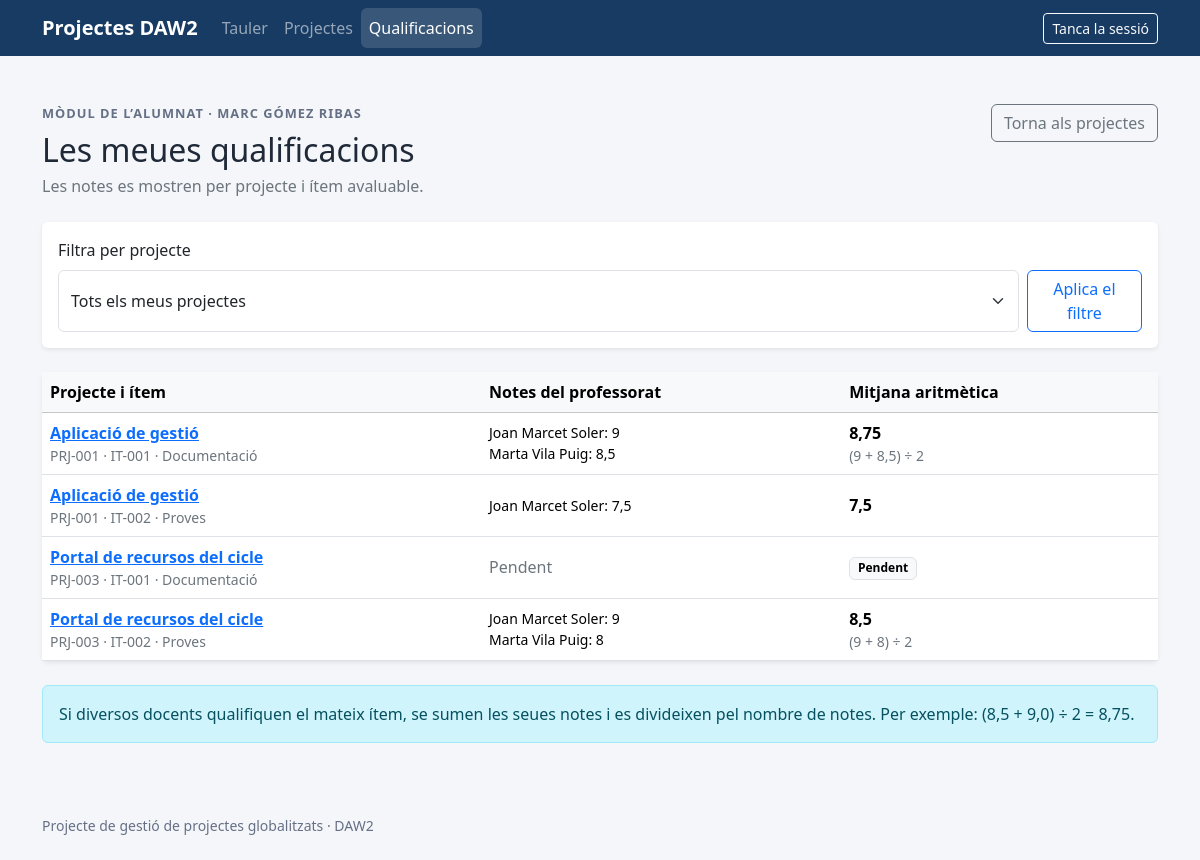
Screenshot of /?page=grades&role=student (signed in) with the database file from the repository.
### tables this page shows
CREATE TABLE IF NOT EXISTS users (
    id INT UNSIGNED AUTO_INCREMENT PRIMARY KEY,
    username VARCHAR(80) NOT NULL UNIQUE,
    full_name VARCHAR(150) NOT NULL,
    password_hash VARCHAR(255) NOT NULL,
    role ENUM('administrator', 'teacher', 'student') NOT NULL
);

CREATE TABLE IF NOT EXISTS projects (
    id INT UNSIGNED AUTO_INCREMENT PRIMARY KEY,
    code VARCHAR(50) NOT NULL UNIQUE,
    name VARCHAR(150) NOT NULL,
    description TEXT NOT NULL
);

CREATE TABLE IF NOT EXISTS evaluable_items (
    id INT UNSIGNED AUTO_INCREMENT PRIMARY KEY,
    code VARCHAR(50) NOT NULL UNIQUE,
    name VARCHAR(150) NOT NULL,
    description TEXT NOT NULL
);

CREATE TABLE IF NOT EXISTS grades (
    id INT UNSIGNED AUTO_INCREMENT PRIMARY KEY,
    project_id INT UNSIGNED NOT NULL,
    student_id INT UNSIGNED NOT NULL,
    evaluable_item_id INT UNSIGNED NOT NULL,
    teacher_id INT UNSIGNED NOT NULL,
    grade_value DECIMAL(10, 4) NOT NULL,
    CONSTRAINT uq_grade_per_teacher
        UNIQUE (project_id, student_id, evaluable_item_id, teacher_id),
    CONSTRAINT fk_grades_teacher_project
        FOREIGN KEY (teacher_id, project_id)
        REFERENCES teacher_projects (teacher_id, project_id)
        ON DELETE CASCADE,
    CONSTRAINT fk_grades_student_project
        FOREIGN KEY (student_id, project_id)
        REFERENCES student_projects (student_id, project_id)
        ON DELETE CASCADE,
    CONSTRAINT fk_grades_project_item
        FOREIGN KEY (project_id, evaluable_item_id)
        REFERENCES project_evaluable_items (project_id, evaluable_item_id)
        ON DELETE CASCADE
);

### app/Views/pages/student/grades.php (the view, shortened to what the rows shown need)
<?php
$escapeStudentValue = static fn (string|int $value): string => htmlspecialchars((string) $value, ENT_QUOTES, 'UTF-8');
$formatGrade = static function (string|int|float $value): string {
    $value = rtrim(rtrim((string) $value, '0'), '.');
    return str_replace('.', ',', $value);
};
?>
<section aria-labelledby="student-grades-title">
    <div class="d-flex flex-column flex-md-row justify-content-between align-items-md-start gap-3 mb-4">
        <div>
            <p class="eyebrow mb-2">Mòdul de l’alumnat · <?= $escapeStudentValue($studentData['student']['full_name']) ?></p>
            <h1 class="h2 mb-1" id="student-grades-title">Les meues qualificacions</h1>
            <p class="text-secondary mb-0">Les notes es mostren per projecte i ítem avaluable.</p>
        </div>
        <a class="btn btn-outline-secondary" href="/?page=projects&amp;role=student">Torna als projectes</a>
    </div>
    <form class="card border-0 shadow-sm mb-4" action="/" method="get">
        <div class="card-body">
            <label class="form-label" for="student-grade-project">Filtra per projecte</label>
            <div class="d-flex flex-column flex-sm-row gap-2">
                <select class="form-select" id="student-grade-project" name="project_id">
                    <option value="">Tots els meus projectes</option>
                </select>
                <button class="btn btn-outline-primary" type="submit">Aplica el filtre</button>
            </div>
        </div>
    </form>
    <div class="card border-0 shadow-sm"><div class="card-body p-0">
        <div class="table-responsive">
            <table class="table table-hover align-middle mb-0">
                <thead class="table-light"><tr><th scope="col">Projecte i ítem</th><th scope="col">Notes del professorat</th><th scope="col">Mitjana aritmètica</th></tr></thead>
                <tbody>
                    <?php if ($visibleStudentGradeRows === []): ?>
                        <tr><td class="p-4 text-secondary" colspan="3">No hi ha ítems o qualificacions per mostrar.</td></tr>
                    <?php else: ?>
                        <?php foreach ($visibleStudentGradeRows as $gradeRow): ?>
                            <tr>
                                <td>
                                    <a class="fw-semibold" href="/?page=project-details&amp;role=student&amp;project_id=<?= (int) $gradeRow['projectId'] ?>"><?= $escapeStudentValue($gradeRow['projectName']) ?></a>
                                    <span class="small text-secondary d-block"><?= $escapeStudentValue($gradeRow['projectCode'] . ' · ' . $gradeRow['itemCode'] . ' · ' . $gradeRow['itemName']) ?></span>
                                </td>
                                <td>
                                    <?php if ($gradeRow['teacherGrades'] === []): ?>
                                        <span class="text-secondary">Pendent</span>
                                    <?php else: ?>
                                        <ul class="list-unstyled small mb-0">
                                            <?php foreach ($gradeRow['teacherGrades'] as $teacherGrade): ?>
                                                <li><?= $escapeStudentValue($teacherGrade['name']) ?>: <?= $escapeStudentValue($formatGrade($teacherGrade['value'])) ?></li>
                                            <?php endforeach; ?>
                                        </ul>
                                    <?php endif; ?>
                                </td>
                                <td>
                                    <?php if ($gradeRow['average'] === null): ?>
                                        <span class="badge text-bg-light border">Pendent</span>
                                    <?php else: ?>
                                        <span class="fw-semibold"><?= $escapeStudentValue($formatGrade($gradeRow['average'])) ?></span>
                                        <?php if ($gradeRow['gradeCount'] > 1): ?>
                                            <?php $values = array_map($formatGrade, array_column($gradeRow['teacherGrades'], 'value')); ?>
                                            <span class="small text-secondary d-block">(<?= $escapeStudentValue(implode(' + ', $values)) ?>) ÷ <?= (int) $gradeRow['gradeCount'] ?></span>
                                        <?php endif; ?>
                                    <?php endif; ?>
                                </td>
                            </tr>
                        <?php endforeach; ?>
                    <?php endif; ?>
                </tbody>
            </table>
        </div>
    </div></div>
    <div class="alert alert-info mt-4 mb-0" role="note">
        Si diversos docents qualifiquen el mateix ítem, se sumen les seues notes i es divideixen pel nombre de notes. Per exemple: (8,5 + 9,0) ÷ 2 = 8,75.
    </div>
</section>

### rows the page displays
users: full_name "MARC GÓMEZ RIBAS"
projects: name "Aplicació de gestió", code.name "PRJ-001 · IT-001 · Documentació", name "Joan Marcet Soler", value "9", average "8,75", values "9 + 8,5", gradeCount "2", code.name "PRJ-001 · IT-002 · Proves", average "7,5"
grades: users.full_name "Marta Vila Puig", grade_value "8,5"
grades: users.full_name "Joan Marcet Soler", grade_value "7,5"
projects: name "Portal de recursos del cicle", code.name "PRJ-003 · IT-001 · Documentació", shows "Pendent", code.name "PRJ-003 · IT-002 · Proves", name "Joan Marcet Soler", value "9", average "8,5", values "9 + 8", evaluable_items.id "2"
grades: users.full_name "Marta Vila Puig", grade_value "8"

### other values shown
$item['title'] "Tauler"
$item['title'] "Projectes"
$item['title'] "Qualificacions"
